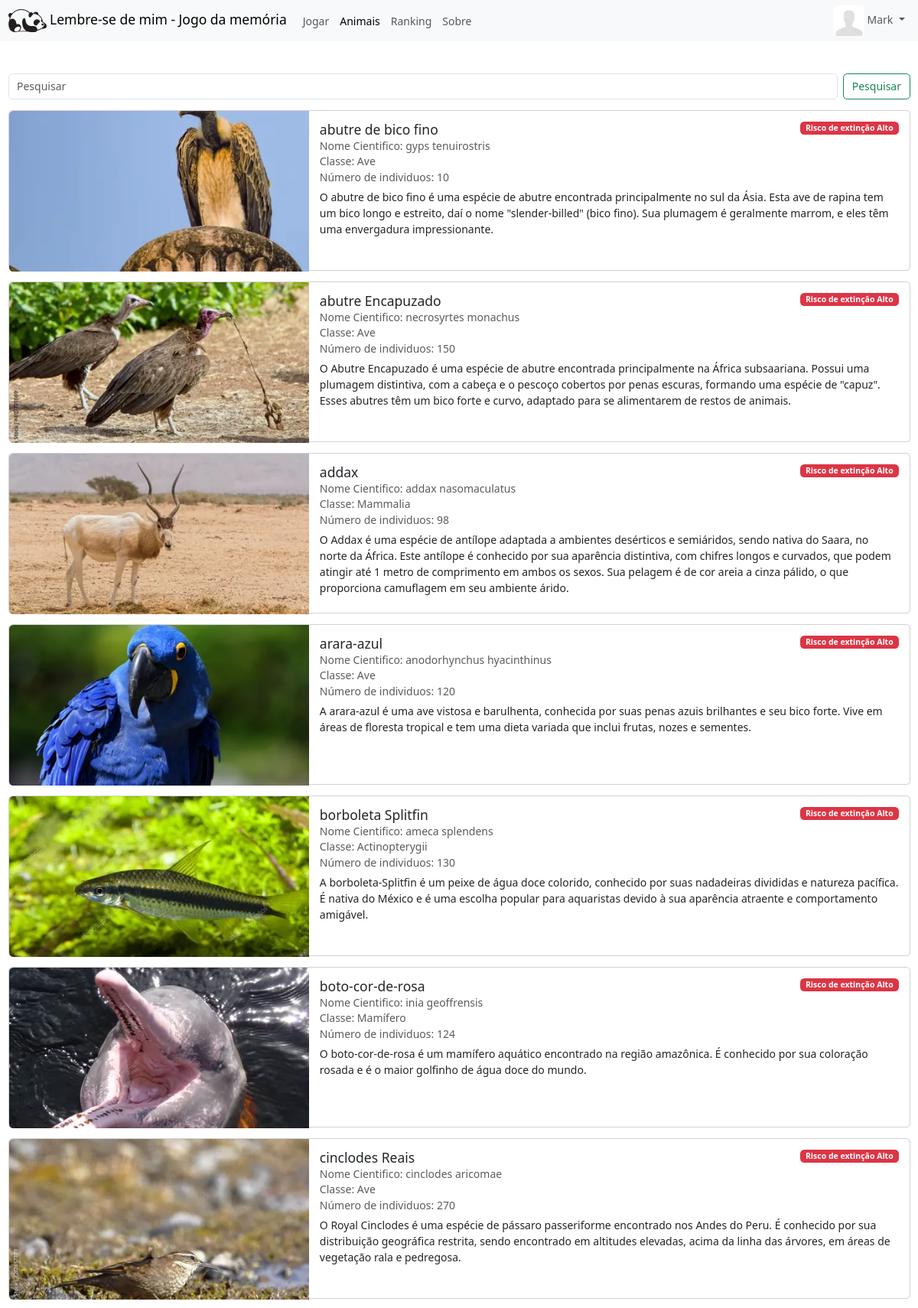
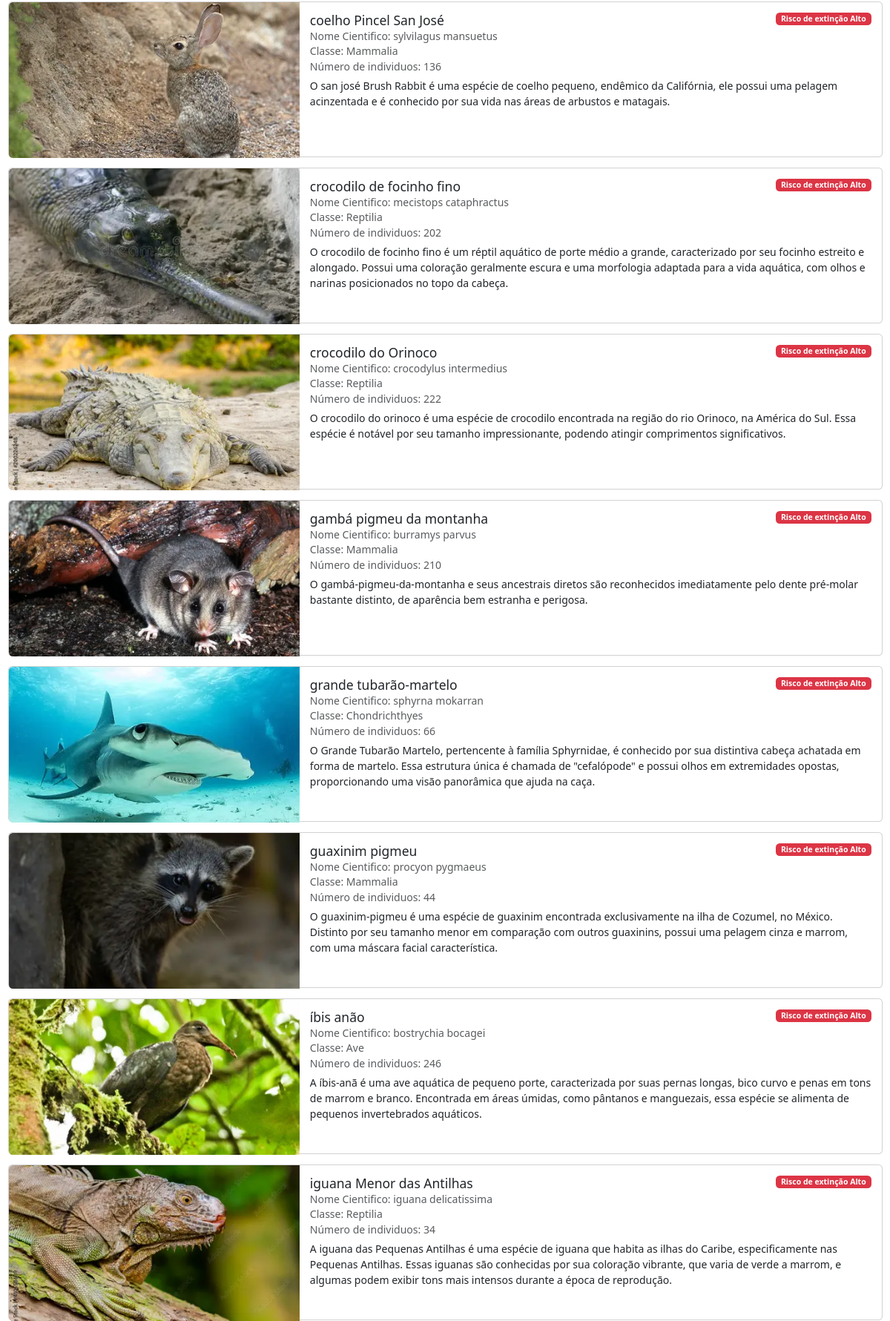
The app's page /lista/index.php (signed in, upper part) with its own data (2 pictures, top to bottom).
### tables this page shows
CREATE TABLE `animais` (
  `id` int(11) NOT NULL AUTO_INCREMENT,
  `nome` varchar(255) DEFAULT NULL,
  `nome_cientifico` varchar(255) DEFAULT NULL,
  `classe` varchar(255) DEFAULT NULL,
  `numero_individuos` int(11) DEFAULT NULL,
  `risco_extincao` varchar(255) DEFAULT NULL,
  `imagem_url` varchar(255) DEFAULT NULL,
  `descricao` varchar(1024) DEFAULT NULL,
  PRIMARY KEY (`id`)
);

### lista/index.php (the view, shortened to what this page needs)
<?php
$animals_array = [];
try {
  $database = new Database('mysql');
  $conn = $database->getConnection();
  $sql = "SELECT * FROM animais order by nome";
  $stmt = $conn->prepare($sql);
  $stmt->execute();
  $animals_array = $stmt->fetchAll(PDO::FETCH_ASSOC);
} catch (\PDOException $e) {
  echo "Database connection failed: " . $e->getMessage();
} catch (\InvalidArgumentException $e) {
  echo "Invalid database dialect: " . $e->getMessage();
}
?>
<?php
include '../includes/navbar.php';
?>
<main class="container">
  <div class="my-5">
    <form class="d-flex mb-3" role="search" id="search-form">
      <input class="form-control me-2" type="search" placeholder="Pesquisar" aria-label="Pesquisar" />
      <button class="btn btn-outline-success" type="submit">
        Pesquisar
      </button>
    </form>
    <div>
      <?php foreach ($animals_array as $animal) : ?>
        <div class="card mb-3">
          <div class="row g-0 h-100">
            <div class="col-md-4 h-100">
              <img src="/img/animais/<?= $animal['imagem_url'] ?>-grande.webp" class="img-fluid rounded-start" alt="imagem de <?= $animal['nome'] ?>" width="450" height="300" loading="lazy" decoding="async" />
            </div>
            <div class="col-md-8">
              <div class="card-body">
                <h5 class="card-title"><?= $animal['nome'] ?></h5>
                <h6 class="card-subtitle mb-2 text-muted">
                  Nome Cientifico: <?= $animal['nome_cientifico'] ?>
                </h6>
                <h6 class="card-subtitle mb-2 text-muted">Classe: <?= $animal['classe'] ?></h6>
                <h6 class="card-subtitle mb-2 text-muted">
                  Número de individuos: <?= $animal['numero_individuos'] ?>
                </h6>
                <span class="badge text-bg-<?php echo ($animal['risco_extincao'] == 'Alto' ? 'danger' : ($animal['risco_extincao'] == 'Médio' ? 'warning' : 'success')) ?>">Risco de extinção <?= $animal['risco_extincao'] ?></span>
                <p class="card-text">
                  <?= $animal['descricao'] ?>
                </p>
              </div>
            </div>
          </div>
        </div>
      <?php endforeach; ?>
    </div>
  </div>
</main>
<?php
include '../includes/footer.php';
?>

### css/global.css (style rules this page uses)
html { font-size: 10px; }
@media screen and (min-width: 1200px) and (max-width: 1399px) { html { font-size: 14px; } }
.container, .container-lg, .container-md, .container-sm, .container-xl, .container-xxl { max-width: 2200px; }

### css/lista.css (style rules this page uses)
@media screen and (min-width: 768px) { .card { max-height: 15rem; } }
.card img { max-height: 15rem; width: 100%; object-fit: cover; }
.badge { position: absolute; top: 1rem; right: 1rem; }

### records on screen
animais: imagem_url (picture), nome "abutre de bico fino", nome_cientifico "gyps tenuirostris", classe "Ave", numero_individuos "10", risco_extincao "Alto", descricao "O abutre de bico fino é uma espécie de abutre encontrada principalmente no sul da Ásia. Esta ave de rapina tem um bico longo e estreito, daí o nome \"slender-billed\" (bico fino). Sua plumagem é geralmente marrom, e eles têm uma envergadura impressionante."
animais: imagem_url (picture), nome "abutre Encapuzado", nome_cientifico "necrosyrtes monachus", classe "Ave", numero_individuos "150", risco_extincao "Alto", descricao "O Abutre Encapuzado é uma espécie de abutre encontrada principalmente na África subsaariana. Possui uma plumagem distintiva, com a cabeça e o pescoço cobertos por penas escuras, formando uma espécie de \"capuz\". Esses abutres têm um bico forte e curvo, adaptado para se alimentarem de restos de animais."
animais: imagem_url+nome (picture), nome "addax", nome_cientifico "addax nasomaculatus", classe "Mammalia", numero_individuos "98", risco_extincao "Alto", descricao "O Addax é uma espécie de antílope adaptada a ambientes desérticos e semiáridos, sendo nativa do Saara, no norte da África. Este antílope é conhecido por sua aparência distintiva, com chifres longos e curvados, que podem atingir até 1 metro de comprimento em ambos os sexos. Sua pelagem é de cor areia a cinza pálido, o que proporciona camuflagem em seu ambiente árido."
animais: imagem_url+nome (picture), nome "arara-azul", nome_cientifico "anodorhynchus hyacinthinus", classe "Ave", numero_individuos "120", risco_extincao "Alto", descricao "A arara-azul é uma ave vistosa e barulhenta, conhecida por suas penas azuis brilhantes e seu bico forte. Vive em áreas de floresta tropical e tem uma dieta variada que inclui frutas, nozes e sementes."
animais: imagem_url (picture), nome "borboleta Splitfin", nome_cientifico "ameca splendens", classe "Actinopterygii", numero_individuos "130", risco_extincao "Alto", descricao "A borboleta-Splitfin é um peixe de água doce colorido, conhecido por suas nadadeiras divididas e natureza pacífica. É nativa do México e é uma escolha popular para aquaristas devido à sua aparência atraente e comportamento amigável."
animais: imagem_url (picture), nome "boto-cor-de-rosa", nome_cientifico "inia geoffrensis", classe "Mamífero", numero_individuos "124", risco_extincao "Alto", descricao "O boto-cor-de-rosa é um mamífero aquático encontrado na região amazônica. É conhecido por sua coloração rosada e é o maior golfinho de água doce do mundo."
animais: imagem_url (picture), nome "cinclodes Reais", nome_cientifico "cinclodes aricomae", classe "Ave", numero_individuos "270", risco_extincao "Alto", descricao "O Royal Cinclodes é uma espécie de pássaro passeriforme encontrado nos Andes do Peru. É conhecido por sua distribuição geográfica restrita, sendo encontrado em altitudes elevadas, acima da linha das árvores, em áreas de vegetação rala e pedregosa."
animais: imagem_url (picture), nome "coelho Pincel San José", nome_cientifico "sylvilagus mansuetus", classe "Mammalia", numero_individuos "136", risco_extincao "Alto", descricao "O san josé Brush Rabbit é uma espécie de coelho pequeno, endêmico da Califórnia, ele possui uma pelagem acinzentada e é conhecido por sua vida nas áreas de arbustos e matagais."
animais: imagem_url (picture), nome "crocodilo de focinho fino", nome_cientifico "mecistops cataphractus", classe "Reptilia", numero_individuos "202", risco_extincao "Alto", descricao "O crocodilo de focinho fino é um réptil aquático de porte médio a grande, caracterizado por seu focinho estreito e alongado. Possui uma coloração geralmente escura e uma morfologia adaptada para a vida aquática, com olhos e narinas posicionados no topo da cabeça."
animais: imagem_url (picture), nome "crocodilo do Orinoco", nome_cientifico "crocodylus intermedius", classe "Reptilia", numero_individuos "222", risco_extincao "Alto", descricao "O crocodilo do orinoco é uma espécie de crocodilo encontrada na região do rio Orinoco, na América do Sul. Essa espécie é notável por seu tamanho impressionante, podendo atingir comprimentos significativos."
animais: imagem_url (picture), nome "gambá pigmeu da montanha", nome_cientifico "burramys parvus", classe "Mammalia", numero_individuos "210", risco_extincao "Alto", descricao "O gambá-pigmeu-da-montanha e seus ancestrais diretos são reconhecidos imediatamente pelo dente pré-molar bastante distinto, de aparência bem estranha e perigosa."
animais: imagem_url (picture), nome "grande tubarão-martelo", nome_cientifico "sphyrna mokarran", classe "Chondrichthyes", numero_individuos "66", risco_extincao "Alto", descricao "O Grande Tubarão Martelo, pertencente à família Sphyrnidae, é conhecido por sua distintiva cabeça achatada em forma de martelo. Essa estrutura única é chamada de \"cefalópode\" e possui olhos em extremidades opostas, proporcionando uma visão panorâmica que ajuda na caça."
animais: imagem_url (picture), nome "guaxinim pigmeu", nome_cientifico "procyon pygmaeus", classe "Mammalia", numero_individuos "44", risco_extincao "Alto", descricao "O guaxinim-pigmeu é uma espécie de guaxinim encontrada exclusivamente na ilha de Cozumel, no México. Distinto por seu tamanho menor em comparação com outros guaxinins, possui uma pelagem cinza e marrom, com uma máscara facial característica."
animais: imagem_url (picture), nome "íbis anão", nome_cientifico "bostrychia bocagei", classe "Ave", numero_individuos "246", risco_extincao "Alto", descricao "A íbis-anã é uma ave aquática de pequeno porte, caracterizada por suas pernas longas, bico curvo e penas em tons de marrom e branco. Encontrada em áreas úmidas, como pântanos e manguezais, essa espécie se alimenta de pequenos invertebrados aquáticos."
animais: imagem_url (picture), nome "iguana Menor das Antilhas", nome_cientifico "iguana delicatissima", classe "Reptilia", numero_individuos "34", risco_extincao "Alto", descricao "A iguana das Pequenas Antilhas é uma espécie de iguana que habita as ilhas do Caribe, especificamente nas Pequenas Antilhas. Essas iguanas são conhecidas por sua coloração vibrante, que varia de verde a marrom, e algumas podem exibir tons mais intensos durante a época de reprodução."

### other values on screen
$_SESSION['user_name'] "Mark"
